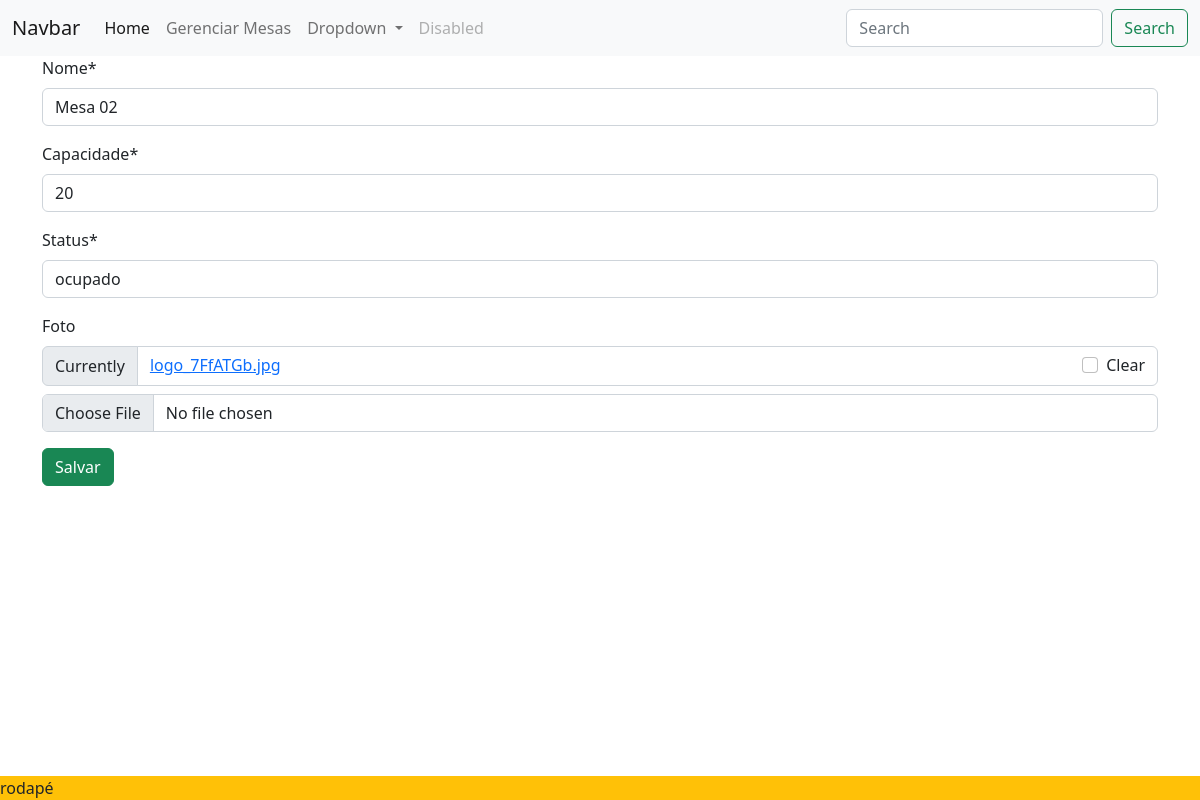
The app's page /editar_mesa/2, older data.
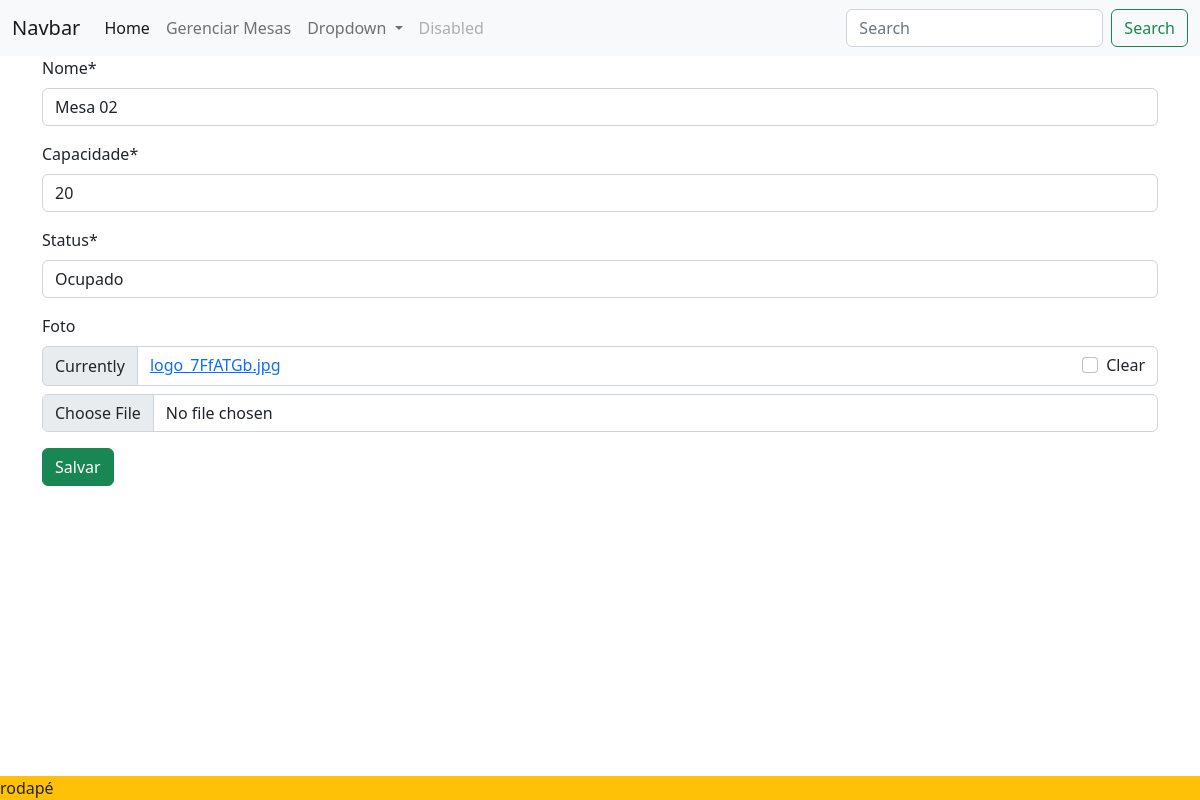
The same page, newer data.
### restauranteapp/models.py (models this page shows, shortened)
class Mesa(models.Model):
    nome = models.CharField(max_length=200)
    capacidade = models.CharField(max_length=200)
    status = models.CharField(max_length=30)
    foto = models.ImageField(blank=True, null=True)

### restauranteapp/views.py (the view)
# urls.py: path('editar_mesa/<int:id>', editar_mesa,name='editar_mesa'),
def editar_mesa(request,id):
    mesa =get_object_or_404(Mesa,pk=id)
    form =MesaForms(instance=mesa)
    if request.method == "POST":
        form = MesaForms(request.POST, request.FILES,instance=mesa)
        if form.is_valid():
            form.save()
            return redirect('mesas')
        else:
            return render(request,'restaurante/editar_mesa.html',{'form':form,'mesa':mesa})
    else:
        return render(request, 'restaurante/editar_mesa.html', {'form': form, 'mesa': mesa})

### restauranteapp/forms.py
class MesaForms(forms.ModelForm):
    class Meta:
        model = Mesa
        fields = "__all__"

### restauranteapp/templates/restaurante/editar_mesa.html (shortened to what this page needs)
{% extends "restaurante/base.html" %}
{% load crispy_forms_tags %}
{% block content %}
<div class="container">
    <form method="POST" enctype="multipart/form-data">
        {{ form |crispy}}
        <input type="submit" value="Salvar" class="btn btn-success">
    </form>
</div>
{% endblock content %}

Row changes from the older to the newer data that the page shows:
changed Mesa "Mesa 02": status "ocupado" → "Ocupado"
